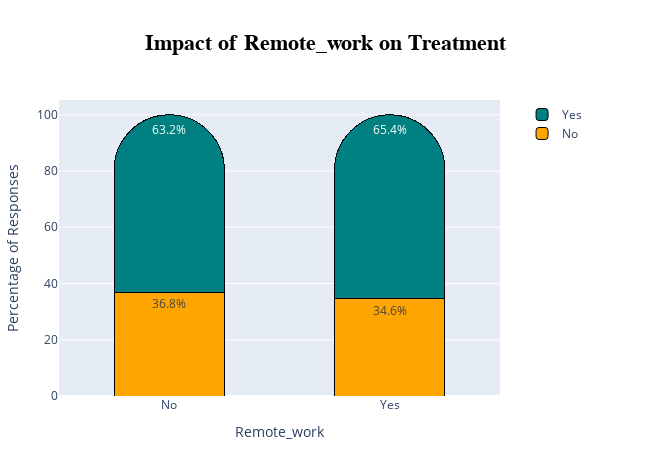

Notebook cell for this chart:
### Code cell
# Impact of remote work
fig_remote = plot_rounded_bar(df_clean, "remote_work")
fig_remote.show()

### Figure 1 — Plotly figure (JSON) as saved in the notebook; plotly's stock layout.template omitted (floating-point values rounded to 4 significant figures)
{"data": [{"marker": {"color": "orange", "cornerradius": "50%", "line": {"color": "black", "width": 1}}, "name": "No", "text": ["36.8%", "34.6%"], "textposition": "inside", "type": "bar", "width": 0.5, "x": ["No", "Yes"], "y": [36.82, 34.56]}, {"marker": {"color": "teal", "cornerradius": "50%", "line": {"color": "black", "width": 1}}, "name": "Yes", "text": ["63.2%", "65.4%"], "textposition": "inside", "type": "bar", "width": 0.5, "x": ["No", "Yes"], "y": [63.18, 65.44]}], "layout": {"autosize": false, "barmode": "stack", "height": 450, "legend": {"orientation": "v", "x": 1.05, "xanchor": "left", "y": 1, "yanchor": "top"}, "margin": {"b": 50, "l": 50, "r": 150, "t": 100}, "title": {"font": {"color": "black", "family": "Arial", "size": 22}, "text": "<b>Impact of Remote_work on Treatment</b>", "x": 0.5, "xanchor": "center"}, "width": 650, "xaxis": {"title": {"text": "Remote_work"}}, "yaxis": {"title": {"text": "Percentage of Responses"}}}}
